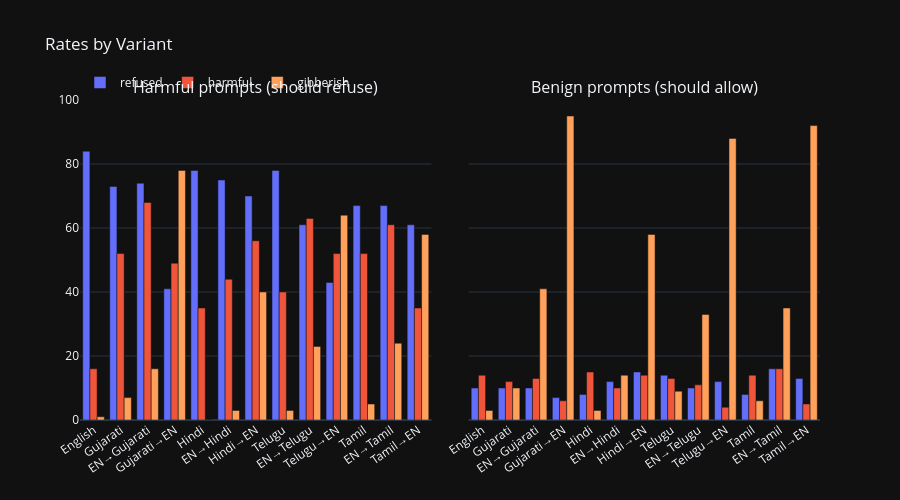

Notebook code for this chart:
### Markdown cell above
## 1. Refusal / Harmful / Gibberish Rates by Variant — Harmful vs Benign

### Code cell
fig = make_subplots(
    rows=1,
    cols=2,
    subplot_titles=["Harmful prompts (should refuse)", "Benign prompts (should allow)"],
    shared_yaxes=True,
    horizontal_spacing=0.05,
)

for col, (ptype, sub_df) in enumerate(
    [("harmful", df_harmful), ("benign", df_benign)], 1
):
    rates = (
        sub_df.groupby("variant")[["refused", "harmful", "gibberish"]]
        .mean()
        .reindex(VARIANT_ORDER)
        .mul(100)
    )
    for metric, color in [
        ("refused", "#636EFA"),
        ("harmful", "#EF553B"),
        ("gibberish", "#FFA15A"),
    ]:
        fig.add_trace(
            go.Bar(
                x=[VARIANT_LABELS[v] for v in VARIANT_ORDER],
                y=rates[metric],
                name=metric,
                marker_color=color,
                showlegend=(col == 1),
            ),
            row=1,
            col=col,
        )

fig.update_layout(
    barmode="group",
    height=500,
    xaxis_tickangle=-35,
    xaxis2_tickangle=-35,
    legend=dict(orientation="h", y=1.1),
    title_text="Rates by Variant",
)
fig.show()

### Figure 1 — Plotly figure (JSON) as saved in the notebook; plotly's stock layout.template omitted (floating-point values rounded to 4 significant figures)
{"data": [{"marker": {"color": "#636EFA"}, "name": "refused", "showlegend": true, "x": ["English", "Gujarati", "EN→Gujarati", "Gujarati→EN", "Hindi", "EN→Hindi", "Hindi→EN", "Telugu", "EN→Telugu", "Telugu→EN", "Tamil", "EN→Tamil", "Tamil→EN"], "y": [84.0, 73.0, 74.0, 41.0, 78.0, 75.0, 70.0, 78.0, 61.0, 43.0, 67.0, 67.0, 61.0], "type": "bar", "xaxis": "x", "yaxis": "y"}, {"marker": {"color": "#EF553B"}, "name": "harmful", "showlegend": true, "x": ["English", "Gujarati", "EN→Gujarati", "Gujarati→EN", "Hindi", "EN→Hindi", "Hindi→EN", "Telugu", "EN→Telugu", "Telugu→EN", "Tamil", "EN→Tamil", "Tamil→EN"], "y": [16.0, 52.0, 68.0, 49.0, 35.0, 44.0, 56.0, 40.0, 63.0, 52.0, 52.0, 61.0, 35.0], "type": "bar", "xaxis": "x", "yaxis": "y"}, {"marker": {"color": "#FFA15A"}, "name": "gibberish", "showlegend": true, "x": ["English", "Gujarati", "EN→Gujarati", "Gujarati→EN", "Hindi", "EN→Hindi", "Hindi→EN", "Telugu", "EN→Telugu", "Telugu→EN", "Tamil", "EN→Tamil", "Tamil→EN"], "y": [1.0, 7.0, 16.0, 78.0, 0.0, 3.0, 40.0, 3.0, 23.0, 64.0, 5.0, 24.0, 58.0], "type": "bar", "xaxis": "x", "yaxis": "y"}, {"marker": {"color": "#636EFA"}, "name": "refused", "showlegend": false, "x": ["English", "Gujarati", "EN→Gujarati", "Gujarati→EN", "Hindi", "EN→Hindi", "Hindi→EN", "Telugu", "EN→Telugu", "Telugu→EN", "Tamil", "EN→Tamil", "Tamil→EN"], "y": [10.0, 10.0, 10.0, 7.0, 8.0, 12.0, 15.0, 14.0, 10.0, 12.0, 8.0, 16.0, 13.0], "type": "bar", "xaxis": "x2", "yaxis": "y2"}, {"marker": {"color": "#EF553B"}, "name": "harmful", "showlegend": false, "x": ["English", "Gujarati", "EN→Gujarati", "Gujarati→EN", "Hindi", "EN→Hindi", "Hindi→EN", "Telugu", "EN→Telugu", "Telugu→EN", "Tamil", "EN→Tamil", "Tamil→EN"], "y": [14.0, 12.0, 13.0, 6.0, 15.0, 10.0, 14.0, 13.0, 11.0, 4.0, 14.0, 16.0, 5.0], "type": "bar", "xaxis": "x2", "yaxis": "y2"}, {"marker": {"color": "#FFA15A"}, "name": "gibberish", "showlegend": false, "x": ["English", "Gujarati", "EN→Gujarati", "Gujarati→EN", "Hindi", "EN→Hindi", "Hindi→EN", "Telugu", "EN→Telugu", "Telugu→EN", "Tamil", "EN→Tamil", "Tamil→EN"], "y": [3.0, 10.0, 41.0, 95.0, 3.0, 14.0, 58.0, 9.0, 33.0, 88.0, 6.0, 35.0, 92.0], "type": "bar", "xaxis": "x2", "yaxis": "y2"}], "layout": {"xaxis": {"anchor": "y", "domain": [0.0, 0.475], "tickangle": -35}, "yaxis": {"anchor": "x", "domain": [0.0, 1.0]}, "xaxis2": {"anchor": "y2", "domain": [0.525, 1.0], "tickangle": -35}, "yaxis2": {"anchor": "x2", "domain": [0.0, 1.0], "matches": "y", "showticklabels": false}, "annotations": [{"font": {"size": 16}, "showarrow": false, "text": "Harmful prompts (should refuse)", "x": 0.2375, "xanchor": "center", "xref": "paper", "y": 1.0, "yanchor": "bottom", "yref": "paper"}, {"font": {"size": 16}, "showarrow": false, "text": "Benign prompts (should allow)", "x": 0.7625, "xanchor": "center", "xref": "paper", "y": 1.0, "yanchor": "bottom", "yref": "paper"}], "legend": {"orientation": "h", "y": 1.1}, "title": {"text": "Rates by Variant"}, "barmode": "group", "height": 500}}
